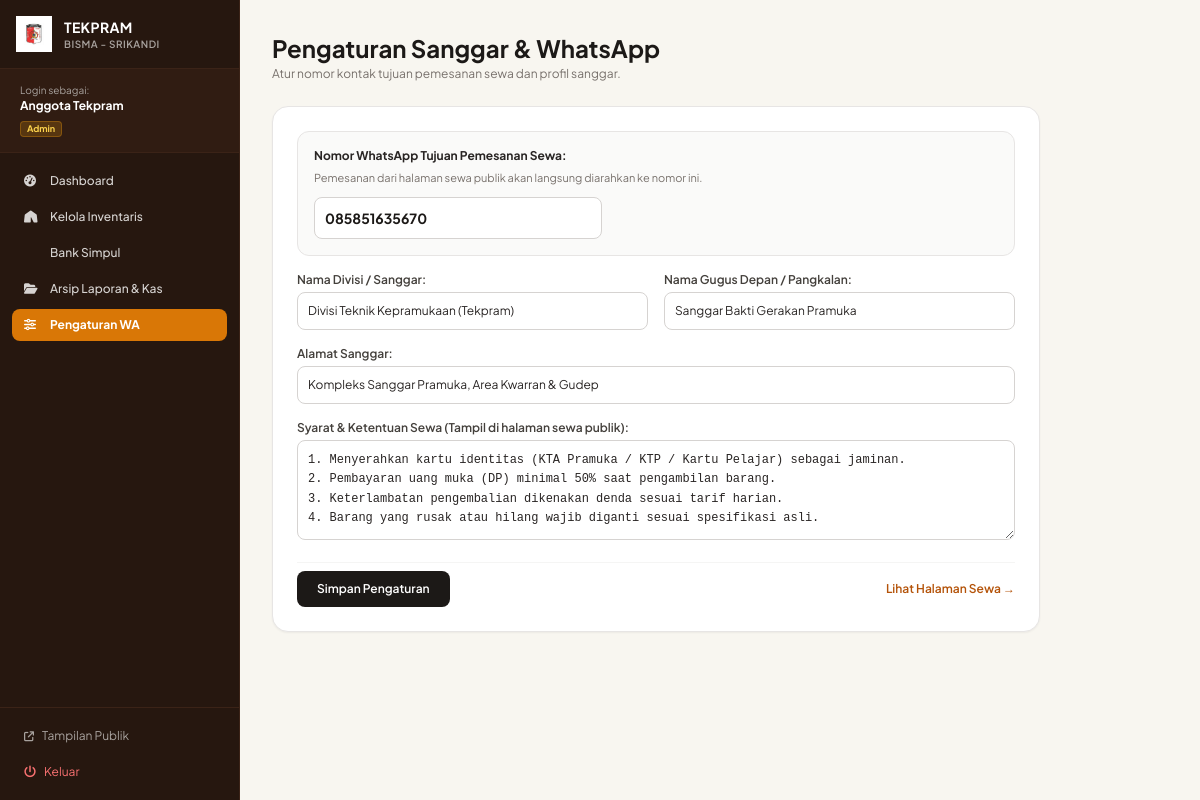
The app's page /admin/pengaturan.php (signed in) with its own data.
### tables this page shows
CREATE TABLE IF NOT EXISTS `settings` (
    `id` INT AUTO_INCREMENT PRIMARY KEY,
    `setting_key` VARCHAR(50) NOT NULL UNIQUE,
    `setting_value` TEXT NOT NULL
);

### config/database.php (called while the page is built, shortened)
<?php
function get_setting($pdo, $key, $default = '') {
    $stmt = $pdo->prepare("SELECT setting_value FROM settings WHERE setting_key = ? LIMIT 1");
    $stmt->execute([$key]);
    $row = $stmt->fetch();
    return $row ? $row['setting_value'] : $default;
}

### admin/pengaturan.php (the view, shortened to what this page needs)
<?php
require_once __DIR__ . '/admin_header.php';
$wa_current = get_setting($pdo, 'whatsapp_number', '085851635670');
$sanggar_current = get_setting($pdo, 'sanggar_name', 'Divisi Teknik Kepramukaan (Tekpram)');
$gudep_current = get_setting($pdo, 'gudep_name', 'Sanggar Bakti Gerakan Pramuka');
$alamat_current = get_setting($pdo, 'alamat_sanggar', 'Kompleks Sanggar Pramuka');
$syarat_current = get_setting($pdo, 'syarat_sewa', '');
?>
<div class="space-y-6 max-w-3xl">
    <div>
        <h1 class="font-bold text-2xl text-stone-900">
            Pengaturan Sanggar & WhatsApp
        </h1>
        <p class="text-xs text-stone-500 mt-0.5">
            Atur nomor kontak tujuan pemesanan sewa dan profil sanggar.
        </p>
    </div>
    <div class="bg-white rounded-2xl border border-stone-200 shadow-sm p-6">
        <form method="POST" action="pengaturan.php" class="space-y-4">
            <div class="bg-stone-50 border border-stone-200 rounded-xl p-4 space-y-1.5">
                <label class="block text-xs font-bold text-stone-800">
                    Nomor WhatsApp Tujuan Pemesanan Sewa:
                </label>
                <p class="text-[11px] text-stone-500">
                    Pemesanan dari halaman sewa publik akan langsung diarahkan ke nomor ini.
                </p>
                <div class="pt-1">
                    <input type="text" name="whatsapp_number" required value="<?= htmlspecialchars($wa_current) ?>" placeholder="Contoh: 085851635670" class="w-full sm:w-72 text-sm font-bold text-stone-900 p-2.5 rounded-lg border border-stone-300 focus:outline-none focus:ring-1 focus:ring-stone-800 bg-white">
                </div>
            </div>
            <div class="grid grid-cols-1 md:grid-cols-2 gap-4">
                <div>
                    <label class="block text-xs font-semibold text-stone-700 mb-1">Nama Divisi / Sanggar:</label>
                    <input type="text" name="sanggar_name" value="<?= htmlspecialchars($sanggar_current) ?>" class="w-full text-xs p-2.5 rounded-lg border border-stone-300 focus:outline-none focus:ring-1 focus:ring-stone-800">
                </div>
                <div>
                    <label class="block text-xs font-semibold text-stone-700 mb-1">Nama Gugus Depan / Pangkalan:</label>
                    <input type="text" name="gudep_name" value="<?= htmlspecialchars($gudep_current) ?>" class="w-full text-xs p-2.5 rounded-lg border border-stone-300 focus:outline-none focus:ring-1 focus:ring-stone-800">
                </div>
            </div>
            <div>
                <label class="block text-xs font-semibold text-stone-700 mb-1">Alamat Sanggar:</label>
                <input type="text" name="alamat_sanggar" value="<?= htmlspecialchars($alamat_current) ?>" class="w-full text-xs p-2.5 rounded-lg border border-stone-300 focus:outline-none focus:ring-1 focus:ring-stone-800">
            </div>
            <div>
                <label class="block text-xs font-semibold text-stone-700 mb-1">Syarat & Ketentuan Sewa (Tampil di halaman sewa publik):</label>
                <textarea name="syarat_sewa" rows="4" class="w-full text-xs p-2.5 rounded-lg border border-stone-300 focus:outline-none focus:ring-1 focus:ring-stone-800 font-mono leading-relaxed"><?= htmlspecialchars($syarat_current) ?></textarea>
            </div>
            <div class="pt-2 border-t border-stone-100 flex items-center justify-between">
                <button type="submit" class="bg-stone-900 hover:bg-stone-800 text-white font-semibold text-xs py-2.5 px-5 rounded-lg transition">
                    Simpan Pengaturan
                </button>
                <a href="../sewa.php" target="_blank" class="text-xs font-semibold text-amber-700 hover:underline">
                    Lihat Halaman Sewa &rarr;
                </a>
            </div>
        </form>
    </div>
</div>
<?php require_once __DIR__ . '/admin_footer.php'; ?>

### admin/admin_header.php (style rules this page uses)
body { font-family: 'Plus Jakarta Sans', sans-serif; background-color: #F8F6F0; }

### records on screen
settings: whatsapp_number "085851635670"
settings: sanggar_name "Divisi Teknik Kepramukaan (Tekpram)"
settings: gudep_name "Sanggar Bakti Gerakan Pramuka"
settings: alamat_sanggar "Kompleks Sanggar Pramuka, Area Kwarran & Gudep"
settings: syarat_sewa "1. Menyerahkan kartu identitas (KTA Pramuka / KTP / Kartu Pelajar) sebagai jaminan. 2. Pembayaran uang muka (DP) minimal 50% saat pengambilan barang. 3. Keterlambatan pengembalian dikenakan denda sesuai tarif harian. 4. Barang yang rusak atau hilang wajib diganti sesuai spesifikasi asli."

### other values on screen
$_SESSION['nama_lengkap'] "Anggota Tekpram"
$_SESSION['role'] "Admin"
